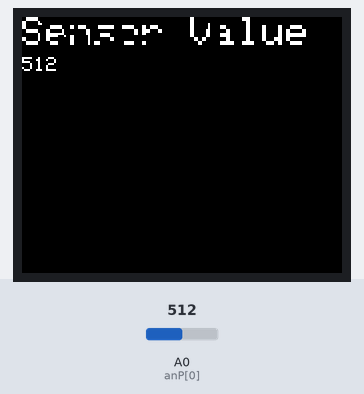
A sketch run on a simulated Arduino Uno, built with avr-gcc and run on an emulated ATmega328P. On the bench: 160×128 colour display. The test bench sets the inputs (shaded band); at power-on: A0 (anP[0]) = 512. What the sketch prints to the serial monitor is not drawn.

Above: at 1.2 s.
1.3 s: A0 (anP[0]) set to 716
At 1.56 s:
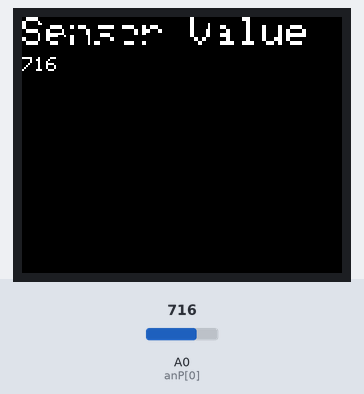
2.9 s: A0 (anP[0]) set to 900
At 3.33 s:
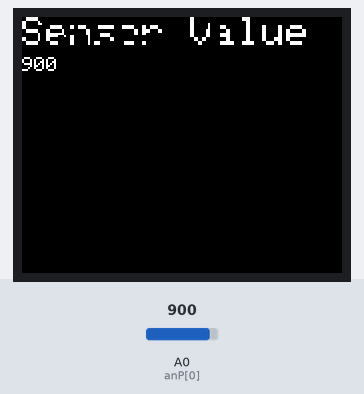
4.7 s: A0 (anP[0]) set to 1023
At 5.1 s:
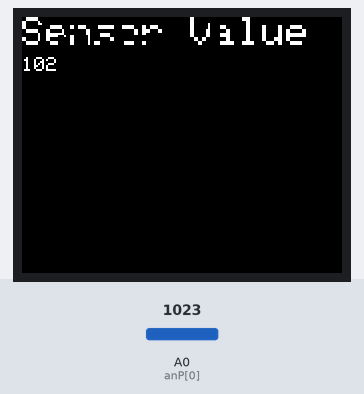
Timing chart, 0 to 7.7 s (numbered marks = the images above; inputs shaded):
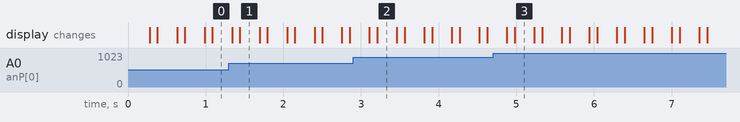

Measured:
- after the input at 1.3 s, the display: first differs from a run without the input after 0.14 s (image 1)
- after the input at 2.9 s, the display: first differs from a run without the input after 0.31 s (image 2)
- after the input at 4.7 s, the display: first differs from a run without the input after 0.28 s (image 3)

The sketch:

LoopStat.ino
```cpp
#include <TFT.h>
#include <SPI.h>
#include <SoftwareSerial.h>

#define cs   12
#define dc   10
#define rst  11

int val = 0;
int i = 0;
int digP[] = {2,3,4,5,6};
int anP[] = {A0,A1,A2,A3};
int Npin = 5;
TFT TFTscreen = TFT(cs, dc, rst);
char sensorPrintout[4];

//software serial
//SoftwareSerial midiSerial(2, 3); // digital pins that we'll use for soft serial RX & TX


void setup(){
  Serial.begin(9600);
  Serial.println("start");
  for(i=0;i<Npin;i++){
     //pinMode(digP[i],INPUT_PULLUP);
     //digitalWrite(digP[i],HIGH);

  }
  TFTscreen.begin();
  TFTscreen.background(0, 0, 0);
  TFTscreen.stroke(255,255,255);
  TFTscreen.setTextSize(2);
  TFTscreen.text("Sensor Value :\n ",0,0);
  TFTscreen.setTextSize(5);
}

void printScreen() {
  String sensorVal = String(analogRead(A0));
  sensorVal.toCharArray(sensorPrintout, 4);
  TFTscreen.stroke(255,255,255);
  TFTscreen.text(sensorPrintout, 0, 20);
  delay(250);
  TFTscreen.stroke(0,0,0);
  TFTscreen.text(sensorPrintout, 0, 20);
  TFTscreen.setTextSize(3);
  TFTscreen.text("joy-IT",0,0);
  TFTscreen.setTextSize(2);
  TFTscreen.text("1.8 TFT LCD",0,40);
  TFTscreen.setTextSize(1);
  TFTscreen.text("ST7735",0,60);
}

void parseController(){
    for(i=0;i<Npin;i++){
    val = digitalRead(digP[i]);
    if(val<1){
      Serial.print(val);
      Serial.print(" ");
      Serial.println(i);
    }
  }
}

void parseTrimmer(){
   for(i=0;i<4;i++){
    val = analogRead(anP[i]);
    if(val<1){
      Serial.print(val);
        Serial.print(" ");
       Serial.println(i);
    }
  }
}


void loop(){
  //parseMidi();
  //  sendMidi(0x80,82,90);
  //  midiSeq();
  printScreen();
  delay(100);
}
```
